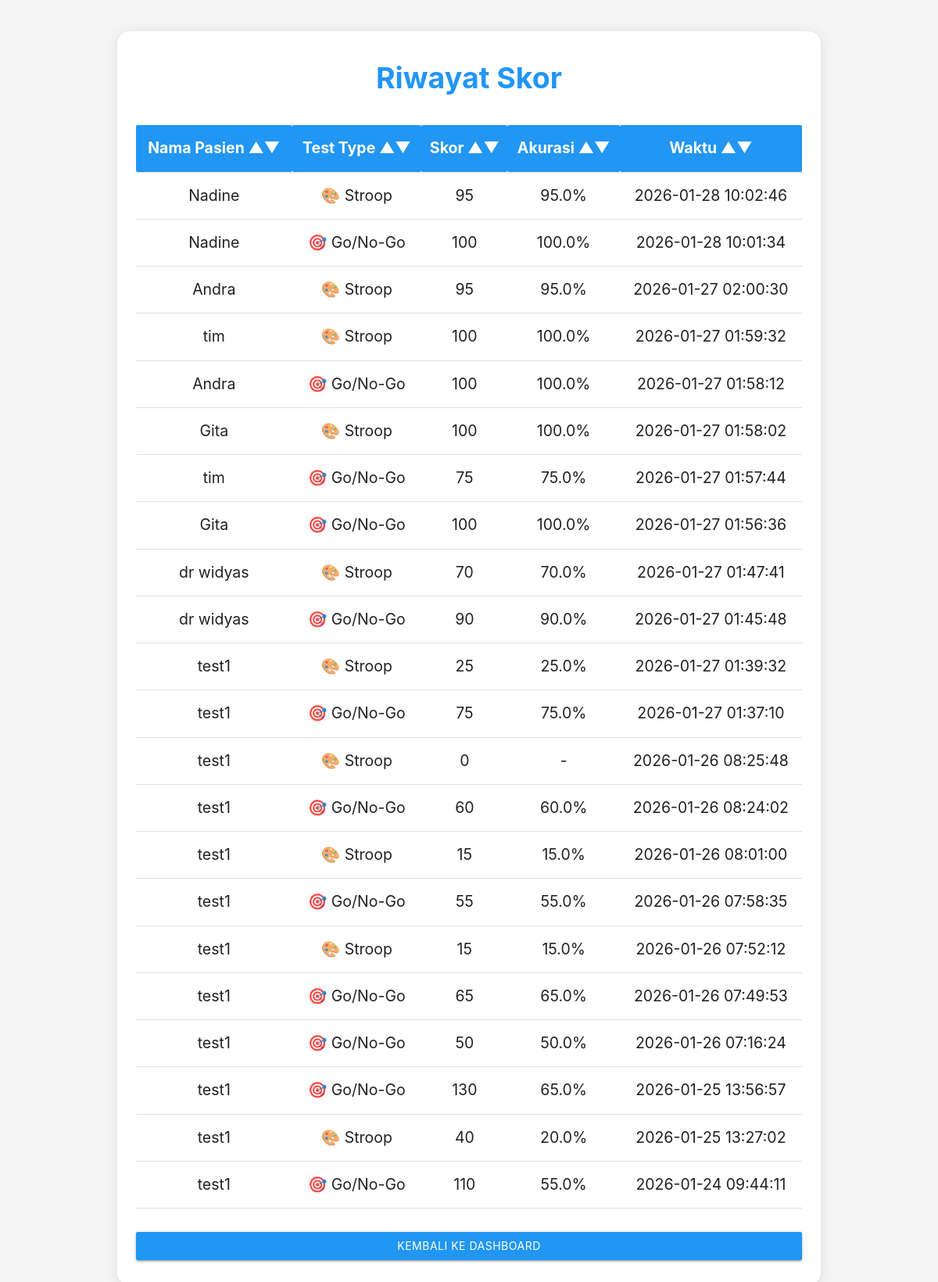
Screenshot of /scores (signed in) with the database file from the repository.
### app.py (models this page shows)
class Score(db.Model):
    id = db.Column(db.Integer, primary_key=True)
    score = db.Column(db.Integer, nullable=False)
    test_type = db.Column(db.String(50), default="emoji")  # 'emoji', 'go_no_go', 'stroop'
    reaction_time = db.Column(db.Float, nullable=True)  # in milliseconds
    accuracy = db.Column(db.Float, nullable=True)  # percentage
    timestamp = db.Column(db.DateTime, default=db.func.current_timestamp())
    patient_id = db.Column(db.Integer, db.ForeignKey('patient.id'), nullable=False)

class Patient(db.Model):
    id = db.Column(db.Integer, primary_key=True)
    name = db.Column(db.String(100), nullable=False)
    age = db.Column(db.Integer, nullable=True)
    notes = db.Column(db.Text, nullable=True)
    user_id = db.Column(db.Integer, db.ForeignKey('user.id'), nullable=False)
    scores = db.relationship('Score', backref='patient', lazy=True)

### app.py (the view)
@app.route("/scores")
def scores():
    if "user_id" not in session:
        return redirect(url_for("login"))
    patients = Patient.query.filter_by(user_id=session["user_id"]).all()
    patient_ids = [p.id for p in patients]
    user_scores = Score.query.filter(Score.patient_id.in_(patient_ids)).order_by(Score.timestamp.desc()).limit(100).all()
    return render_template("scores.html", scores=user_scores)

### templates/scores.html (shortened to what this page needs)
<!DOCTYPE html>
<html lang="id">
<head>
    <link rel="stylesheet" href="https://cdnjs.cloudflare.com/ajax/libs/materialize/1.0.0/css/materialize.min.css">
</head>
<body>
    <div class="score-card">
        <div class="score-title">Riwayat Skor</div>
        <table id="scoreTable" class="score-table highlight centered">
            <thead>
                <tr>
                    <th onclick="sortTable(0)">Nama Pasien &#x25B2;&#x25BC;</th>
                    <th onclick="sortTable(1)">Test Type &#x25B2;&#x25BC;</th>
                    <th onclick="sortTable(2)">Skor &#x25B2;&#x25BC;</th>
                    <th onclick="sortTable(3)">Akurasi &#x25B2;&#x25BC;</th>
                    <th onclick="sortTable(4)">Waktu &#x25B2;&#x25BC;</th>
                </tr>
            </thead>
            <tbody>
                {% for score in scores %}
                <tr>
                    <td>{% if patient %}{{ patient.name }}{% elif score.patient %}{{ score.patient.name }}{% else %}-{% endif %}</td>
                    <td>
                        {% if score.test_type == 'go_no_go' %}
                            🎯 Go/No-Go
                        {% elif score.test_type == 'stroop' %}
                            🎨 Stroop
                        {% else %}
                            -
                        {% endif %}
                    </td>
                    <td>{{ score.score }}</td>
                    <td>{% if score.accuracy %}{{ "%.1f"|format(score.accuracy) }}%{% else %}-{% endif %}</td>
                    <td>{{ score.timestamp.strftime('%Y-%m-%d %H:%M:%S') if score.timestamp else '-' }}</td>
                </tr>
                {% endfor %}
            </tbody>
        </table>
        <a href="{{ url_for('dashboard') }}" class="btn blue back-btn">Kembali ke Dashboard</a>
    </div>
</body>
</html>

### templates/scores.html (style rules this page uses)
body { background: #f5f5f5; }
.score-card { max-width: 900px; margin: 40px auto; padding: 32px 24px; background: #fff; border-radius: 16px; box-shadow: 0 2px 16px rgba(0,0,0,0.10); }
.score-title { text-align: center; font-size: 2.5rem; margin-bottom: 32px; font-weight: bold; color: #2196F3; }
.score-table th, .score-table td { font-size: 1.3rem; }
.score-table th { background: #2196F3; color: white; cursor:pointer; }
.score-table { margin-top: 20px; }
.back-btn { margin-top: 30px; display: block; text-align: center; }

### rows the page displays
Score: patient.name "Nadine", test_type "🎨 Stroop", score "95", accuracy "95.0", timestamp "2026-01-28 10:02:46"
Score: patient.name "Nadine", test_type "🎯 Go/No-Go", score "100", accuracy "100.0", timestamp "2026-01-28 10:01:34"
Score: patient.name "Andra", test_type "🎨 Stroop", score "95", accuracy "95.0", timestamp "2026-01-27 02:00:30"
Score: patient.name "tim", test_type "🎨 Stroop", score "100", accuracy "100.0", timestamp "2026-01-27 01:59:32"
Score: patient.name "Andra", test_type "🎯 Go/No-Go", score "100", accuracy "100.0", timestamp "2026-01-27 01:58:12"
Score: patient.name "Gita", test_type "🎨 Stroop", score "100", accuracy "100.0", timestamp "2026-01-27 01:58:02"
Score: patient.name "tim", test_type "🎯 Go/No-Go", score "75", accuracy "75.0", timestamp "2026-01-27 01:57:44"
Score: patient.name "Gita", test_type "🎯 Go/No-Go", score "100", accuracy "100.0", timestamp "2026-01-27 01:56:36"
Score: patient.name "dr widyas", test_type "🎨 Stroop", score "70", accuracy "70.0", timestamp "2026-01-27 01:47:41"
Score: patient.name "dr widyas", test_type "🎯 Go/No-Go", score "90", accuracy "90.0", timestamp "2026-01-27 01:45:48"
Score: patient.name "test1", test_type "🎨 Stroop", score "25", accuracy "25.0", timestamp "2026-01-27 01:39:32"
Score: patient.name "test1", test_type "🎯 Go/No-Go", score "75", accuracy "75.0", timestamp "2026-01-27 01:37:10"
Score: patient.name "test1", test_type "🎨 Stroop", score "0", timestamp "2026-01-26 08:25:48"
Score: patient.name "test1", test_type "🎯 Go/No-Go", score "60", accuracy "60.0", timestamp "2026-01-26 08:24:02"
Score: patient.name "test1", test_type "🎨 Stroop", score "15", accuracy "15.0", timestamp "2026-01-26 08:01:00"
Score: patient.name "test1", test_type "🎯 Go/No-Go", score "55", accuracy "55.0", timestamp "2026-01-26 07:58:35"
Score: patient.name "test1", test_type "🎨 Stroop", score "15", accuracy "15.0", timestamp "2026-01-26 07:52:12"
Score: patient.name "test1", test_type "🎯 Go/No-Go", score "65", accuracy "65.0", timestamp "2026-01-26 07:49:53"
Score: patient.name "test1", test_type "🎯 Go/No-Go", score "50", accuracy "50.0", timestamp "2026-01-26 07:16:24"
Score: patient.name "test1", test_type "🎯 Go/No-Go", score "130", accuracy "65.0", timestamp "2026-01-25 13:56:57"
Score: patient.name "test1", test_type "🎨 Stroop", score "40", accuracy "20.0", timestamp "2026-01-25 13:27:02"
Score: patient.name "test1", test_type "🎯 Go/No-Go", score "110", accuracy "55.0", timestamp "2026-01-24 09:44:11"
